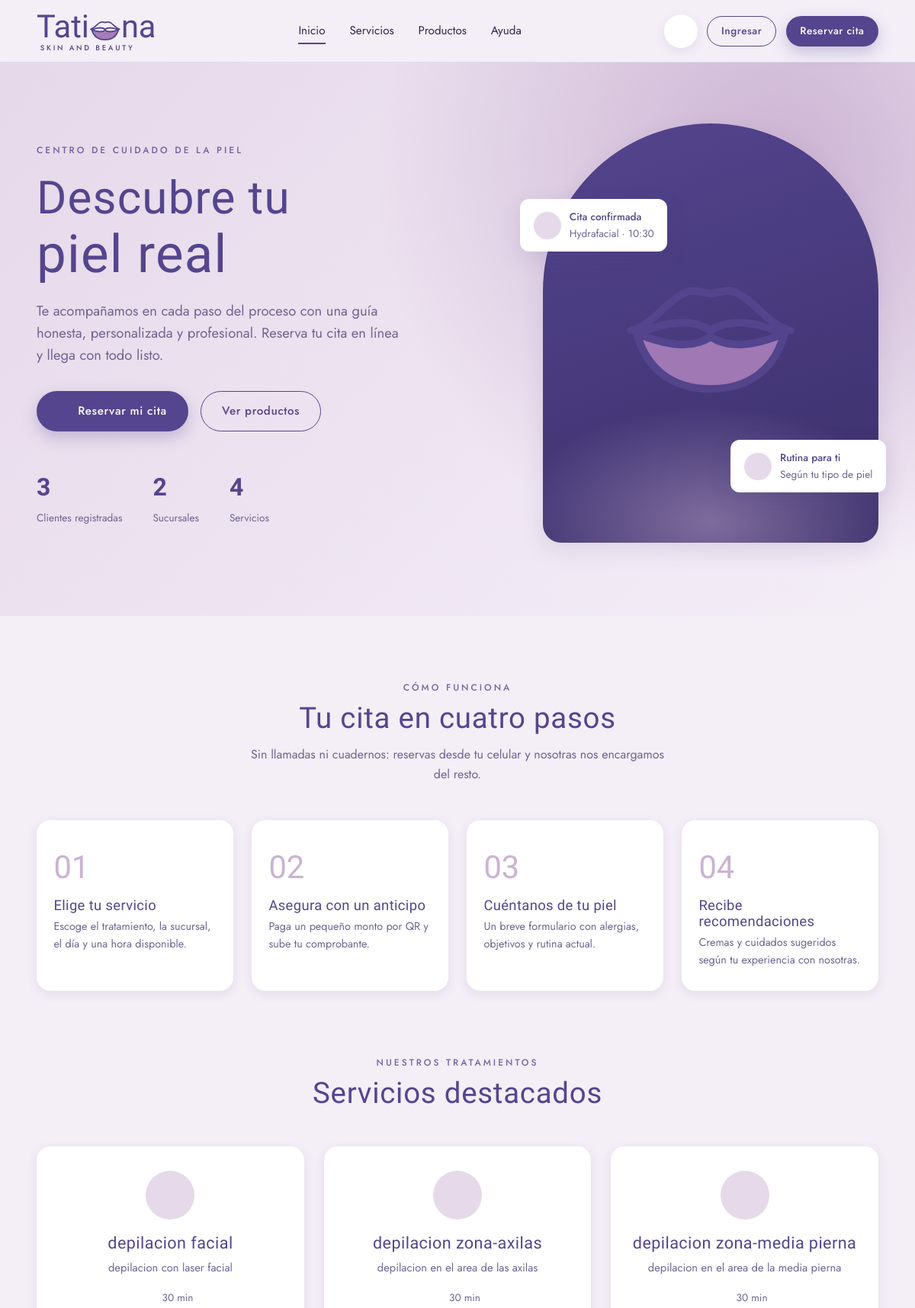
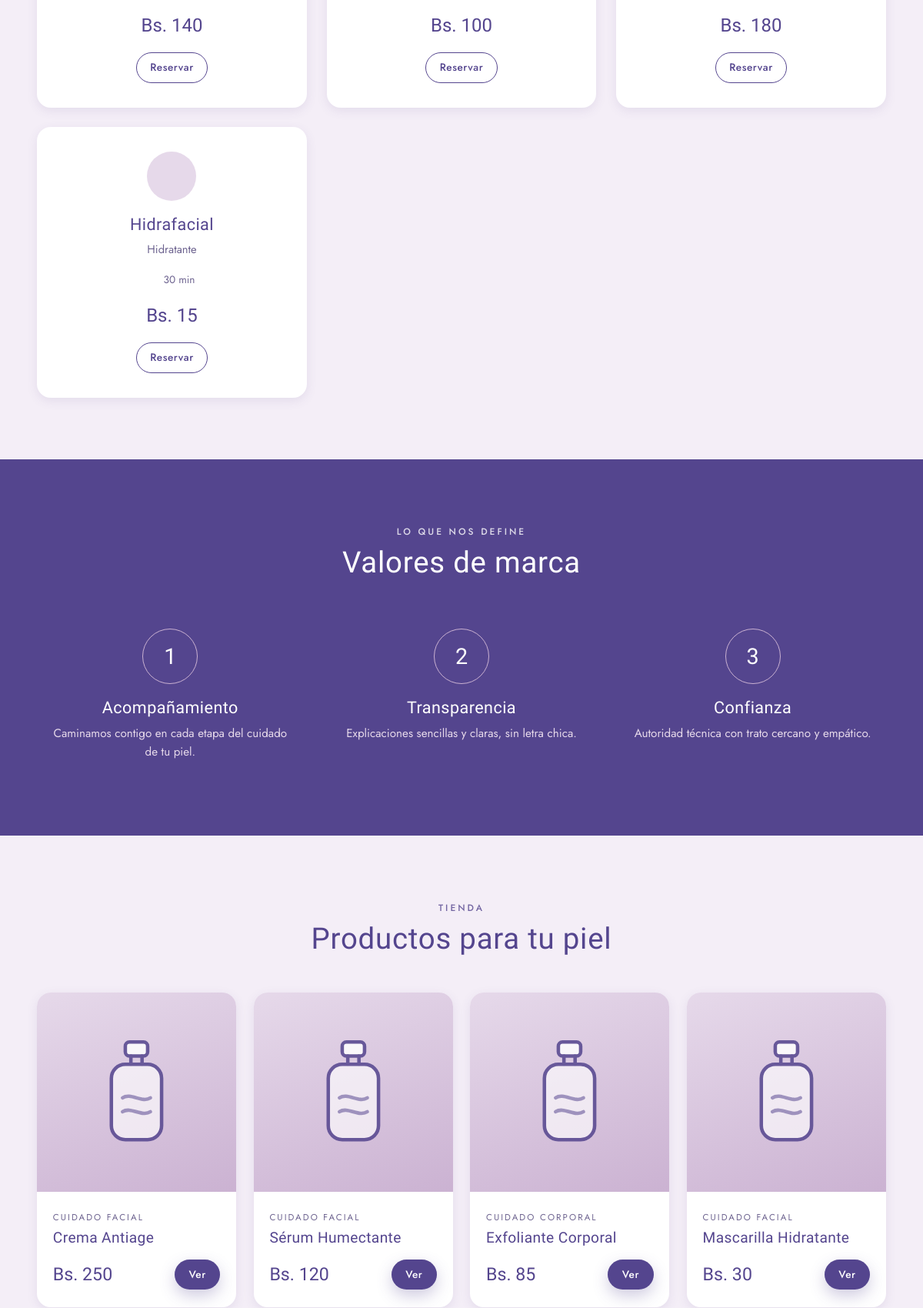
The page / (upper part) on the database its author committed (2 pictures, top to bottom).
### tables this page shows
CREATE TABLE `servicio` (
  `id_servicio` varchar(10) NOT NULL,
  `nombre` varchar(80) DEFAULT NULL,
  `descripcion` varchar(200) DEFAULT NULL,
  `precio` decimal(10,2) DEFAULT NULL,
  `duracion_minutos` int(11) DEFAULT NULL,
  `id_categoriaS` varchar(10) DEFAULT NULL
);

CREATE TABLE `producto` (
  `id_producto` varchar(10) NOT NULL,
  `nombre_producto` varchar(80) DEFAULT NULL,
  `descripcion` varchar(200) DEFAULT NULL,
  `precio` decimal(10,2) DEFAULT NULL,
  `cantidad` int(11) DEFAULT NULL,
  `imagen_url` varchar(200) DEFAULT NULL,
  `id_categoria` varchar(10) DEFAULT NULL
);

CREATE TABLE `categoria_producto` (
  `id_categoria` varchar(10) NOT NULL,
  `nombre_categoria` varchar(50) DEFAULT NULL,
  `tipo` varchar(20) DEFAULT NULL
);

### app/controllers/Controller.php (called while the page is built, shortened)
<?php
abstract class Controller
{
    protected function vista(string $archivo, array $datos = []): void
    {
        extract($datos, EXTR_SKIP);
        require BASE_PATH . '/app/views/' . $archivo;
    }
}

### app/controllers/home.php (called while the page is built, shortened)
<?php
final class Home extends Controller
{
    public function index(): void
    {
        $servicios = Database::all(
            'SELECT s.*, cs.nombre_cservicio AS categoria
             FROM servicio s
             LEFT JOIN categoria_servicio cs ON cs.id_categoriaS = s.id_categoriaS
             ORDER BY s.nombre
             LIMIT 6'
        );
        $productos = Database::all(
            'SELECT p.*, cp.nombre_categoria AS categoria
             FROM producto p
             LEFT JOIN categoria_producto cp ON cp.id_categoria = p.id_categoria
             ORDER BY p.precio DESC
             LIMIT 4'
        );
        $sucursales = Database::all('SELECT * FROM sucursal ORDER BY nombre_sucursal');
        $stats = [
            'clientes'   => (int)Database::value("SELECT COUNT(*) FROM usuario WHERE id_rol = 'ROL03'"),
            'sucursales' => count($sucursales),
            'servicios'  => (int)Database::value('SELECT COUNT(*) FROM servicio'),
        ];
        $this->vista('home/index.php', compact('servicios', 'productos', 'sucursales', 'stats'));
    }
}

### public/index.php (called while the page is built, shortened)
<?php
require dirname(__DIR__) . '/app/bootstrap.php';
$controlador_dir = __DIR__ . '/../app/controllers/';
$vista = (string)($_GET['v'] ?? 'home');
[$archivo, $clase, $metodo, $nivel] = $rutas[$vista];
require_once $controlador_dir . 'errores.php';
try {
    $controlador = new $clase();
    $controlador->$metodo();
} catch (\Throwable $e) {
    error_log('[APP] ' . $e->getMessage() . ' @ ' . $e->getFile() . ':' . $e->getLine());
    http_response_code(500);
    (new \App\Controllers\Errores())->error($e);
}

### app/core/Database.php (called while the page is built, shortened)
<?php
final class Database
{
    private static ?PDO $pdo = null;
    public static function pdo(): PDO
    {
        if (self::$pdo instanceof PDO) {
            return self::$pdo;
        }
        $dsn = sprintf('mysql:host=%s;port=%s;dbname=%s;charset=utf8mb4', DB_HOST, DB_PORT, DB_NAME);
        try {
            self::$pdo = new PDO($dsn, DB_USER, DB_PASS, [
                PDO::ATTR_ERRMODE            => PDO::ERRMODE_EXCEPTION,
                PDO::ATTR_DEFAULT_FETCH_MODE => PDO::FETCH_ASSOC,
                PDO::ATTR_EMULATE_PREPARES   => false,
            ]);
        } catch (PDOException $e) {
            error_log('[BD] ' . $e->getMessage());
            http_response_code(500);
            exit('No fue posible conectar con la base de datos. Intenta más tarde.');
        }
        return self::$pdo;
    }
    public static function all(string $sql, array $params = []): array
    {
        $st = self::pdo()->prepare($sql);
        $st->execute($params);
        return $st->fetchAll();
    }
    public static function value(string $sql, array $params = []): mixed
    {
        $st = self::pdo()->prepare($sql);
        $st->execute($params);
        $v = $st->fetchColumn();
        return $v === false ? null : $v;
    }
}

### app/bootstrap.php (called while the page is built, shortened)
<?php
spl_autoload_register(function (string $clase): void {
    $prefijo = 'App\\';
    $rel = str_replace('\\', '/', substr($clase, strlen($prefijo)));
    $ruta = BASE_PATH . '/app/' . $rel . '.php';
});
require_once BASE_PATH . '/app/views/layout/helpers.php';

### app/views/home/index.php (the view, shortened to what this page needs)
<?php
require __DIR__ . '/../layout/header.php';
?>
<section class="hero">
    <div class="container hero-grid">
        <div>
            <span class="eyebrow">Centro de cuidado de la piel</span>
            <h1>Descubre tu <span class="script">piel real</span></h1>
            <p class="lead">
                Te acompañamos en cada paso del proceso con una guía honesta, personalizada y profesional.
                Reserva tu cita en línea y llega con todo listo.
            </p>
            <div class="hero-cta">
                <a href="<?= ruta('reserva_nueva') ?>" class="btn btn-primary"><?= icon('calendar', 18) ?> Reservar mi cita</a>
                <a href="<?= ruta('catalogo') ?>" class="btn btn-outline">Ver productos</a>
            </div>
            <div class="hero-stats">
                <div><strong><?= (int)($stats['clientes'] ?? 0) ?></strong><span>Clientes registradas</span></div>
                <div><strong><?= (int)($stats['sucursales'] ?? 0) ?></strong><span>Sucursales</span></div>
                <div><strong><?= (int)($stats['servicios'] ?? 0) ?></strong><span>Servicios</span></div>
            </div>
        </div>
        <div class="hero-visual">
            <div class="hero-arch"><?= lips('lips') ?></div>
            <div class="float-card a">
                <span class="dot"><?= icon('check', 18) ?></span>
                <div><strong>Cita confirmada</strong><span class="muted">Hydrafacial · 10:30</span></div>
            </div>
            <div class="float-card b">
                <span class="dot"><?= icon('sparkle', 18) ?></span>
                <div><strong>Rutina para ti</strong><span class="muted">Según tu tipo de piel</span></div>
            </div>
        </div>
    </div>
</section>
<section class="section">
    <div class="container">
        <div class="section-head">
            <span class="eyebrow">Cómo funciona</span>
            <h2>Tu cita en cuatro pasos</h2>
            <p>Sin llamadas ni cuadernos: reservas desde tu celular y nosotras nos encargamos del resto.</p>
        </div>
        <div class="pasos">
            <div class="paso"><h3>Elige tu servicio</h3><p>Escoge el tratamiento, la sucursal, el día y una hora disponible.</p></div>
            <div class="paso"><h3>Asegura con un anticipo</h3><p>Paga un pequeño monto por QR y sube tu comprobante.</p></div>
            <div class="paso"><h3>Cuéntanos de tu piel</h3><p>Un breve formulario con alergias, objetivos y rutina actual.</p></div>
            <div class="paso"><h3>Recibe recomendaciones</h3><p>Cremas y cuidados sugeridos según tu experiencia con nosotras.</p></div>
        </div>
    </div>
</section>
<section class="section" style="padding-top:0">
    <div class="container">
        <div class="section-head">
            <span class="eyebrow">Nuestros tratamientos</span>
            <h2>Servicios destacados</h2>
        </div>
        <div class="grid-3">
            <?php foreach (($servicios ?? []) as $s): ?>
            <article class="card servicio-card">
                <div class="ico"><?= icon($s['icono'] ?? 'sparkle', 28) ?></div>
                <h3><?= e($s['nombre']) ?></h3>
                <p class="muted" style="font-size:.92rem"><?= e($s['descripcion']) ?></p>
                <div class="meta"><span><?= icon('clock', 15) ?> <?= (int)$s['duracion_minutos'] ?> min</span></div>
                <div class="precio">Bs. <?= number_format($s['precio'], 0) ?></div>
                <a href="<?= ruta('reserva_nueva') ?>" class="btn btn-outline btn-sm" style="margin-top:1rem">Reservar</a>
            </article>
            <?php endforeach; ?>
        </div>
    </div>
</section>
<section class="valores section">
    <div class="container">
        <div class="section-head">
            <span class="eyebrow">Lo que nos define</span>
            <h2>Valores de marca</h2>
        </div>
        <div class="valores-grid">
            <div class="valor"><div class="num">1</div><h3>Acompañamiento</h3><p>Caminamos contigo en cada etapa del cuidado de tu piel.</p></div>
            <div class="valor"><div class="num">2</div><h3>Transparencia</h3><p>Explicaciones sencillas y claras, sin letra chica.</p></div>
            <div class="valor"><div class="num">3</div><h3>Confianza</h3><p>Autoridad técnica con trato cercano y empático.</p></div>
        </div>
    </div>
</section>
<section class="section">
    <div class="container">
        <div class="section-head">
            <span class="eyebrow">Tienda</span>
            <h2>Productos para tu piel</h2>
        </div>
        <div class="grid-4">
            <?php foreach (array_slice(($productos ?? []), 0, 4) as $p): ?>
            <article class="card">
                <div class="producto-img"><?= frasco() ?></div>
                <div class="producto-body">
                    <span class="cat"><?= e($p['categoria']) ?></span>
                    <h3><?= e($p['nombre_producto']) ?></h3>
                    <div class="producto-foot">
                        <span class="precio-lg">Bs. <?= number_format($p['precio'], 0) ?></span>
                        <a class="btn btn-primary btn-sm" href="<?= ruta('catalogo') ?>">Ver</a>
                    </div>
                </div>
            </article>
            <?php endforeach; ?>
        </div>
    </div>
</section>
<?php require __DIR__ . '/../layout/footer.php'; ?>

### app/views/layout/helpers.php (shortened to what this page needs)
<?php
function e($texto): string
{
    return htmlspecialchars((string)$texto, ENT_QUOTES, 'UTF-8');
}
function ruta(string $vista, array $params = []): string
{
    $url = BASE_URL . '/index.php?v=' . urlencode($vista);
    return $url;
}
function lips(string $clase = ''): string
{
    return '<svg class="' . $clase . '" viewBox="0 0 120 80" fill="none" xmlns="http://www.w3.org/2000/svg" aria-hidden="true">
      <path d="M8 38c14-3 22-18 34-24 8-4 12 0 18 0s10-4 18 0c12 6 20 21 34 24" stroke="#54458e" stroke-width="5" stroke-linecap="round" stroke-linejoin="round"/>
      <path d="M12 40c20 8 36 10 48 2 12 8 28 6 48-2-6 22-22 36-48 36S18 62 12 40Z" fill="#a47cb8" stroke="#54458e" stroke-width="5" stroke-linejoin="round"/>
      <path d="M12 40c20-8 36-10 48-2 12-8 28-6 48 2" stroke="#54458e" stroke-width="5" stroke-linecap="round"/>
    </svg>';
}
function logo(bool $claro = false): string
{
    $c = $claro ? 'light' : '';
    return '<a href="' . ruta('home') . '" class="logo ' . $c . '">
        <span class="logo-word">Tati' . lips() . 'na</span>
        <span class="logo-sub">SKIN AND BEAUTY</span>
    </a>';
}
function icon(string $n, int $s = 22): string
{
    $d = $p[$n] ?? $p['sparkle'];
    return '<svg width="' . $s . '" height="' . $s . '" viewBox="0 0 24 24" fill="none" stroke="currentColor" stroke-width="1.6" stroke-linecap="round" stroke-linejoin="round" aria-hidden="true">' . $d . '</svg>';
}

### rows shown on the page
servicio: $s 28 (drawn), nombre "depilacion facial", descripcion "depilacion con laser facial", duracion_minutos "30", precio "140"
servicio: $s 28 (drawn), nombre "depilacion zona-axilas", descripcion "depilacion en el area de las axilas", duracion_minutos "30", precio "100"
servicio: $s 28 (drawn), nombre "depilacion zona-media pierna", descripcion "depilacion en el area de la media pierna", duracion_minutos "30", precio "180"
servicio: $s 28 (drawn), nombre "Hidrafacial", descripcion "Hidratante", duracion_minutos "30", precio "15"
producto: id_categoria.nombre_categoria "CUIDADO FACIAL", nombre_producto "Crema Antiage", precio "250"
producto: id_categoria.nombre_categoria "CUIDADO FACIAL", nombre_producto "Sérum Humectante", precio "120"
producto: id_categoria.nombre_categoria "CUIDADO CORPORAL", nombre_producto "Exfoliante Corporal", precio "85"
producto: id_categoria.nombre_categoria "CUIDADO FACIAL", nombre_producto "Mascarilla Hidratante", precio "30"

### other values the page prints
$stats['clientes'] "3"
$stats['sucursales'] "2"
$stats['servicios'] "4"
